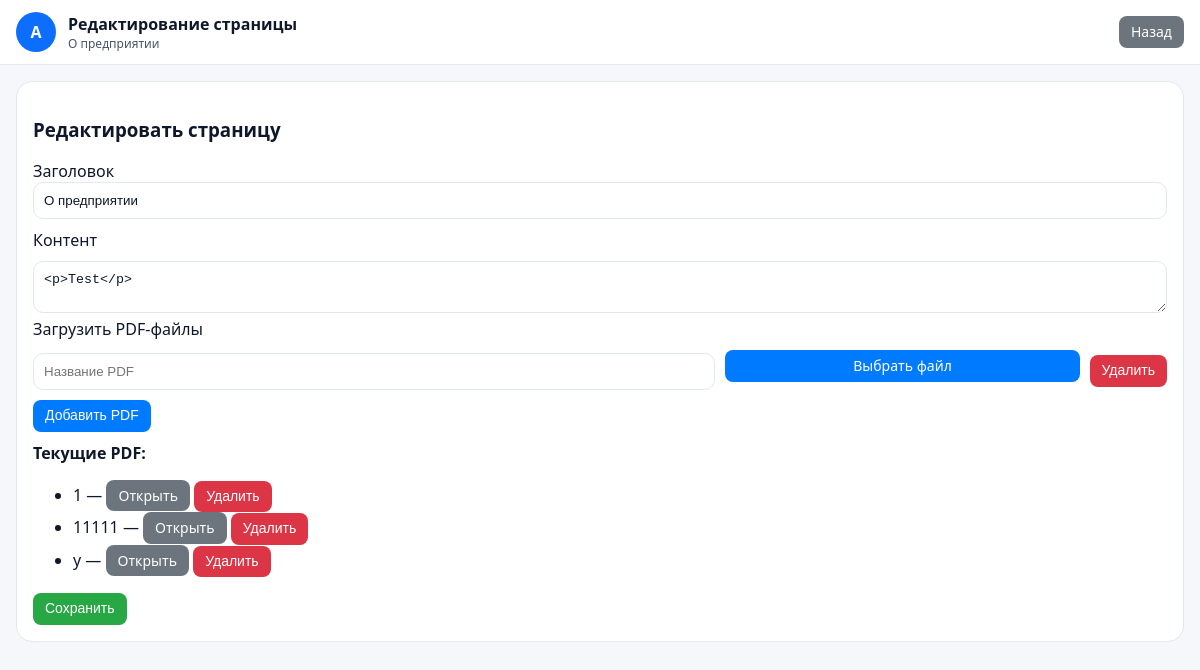
Before: /admin/page/edit/21 (signed in) with the older database file.
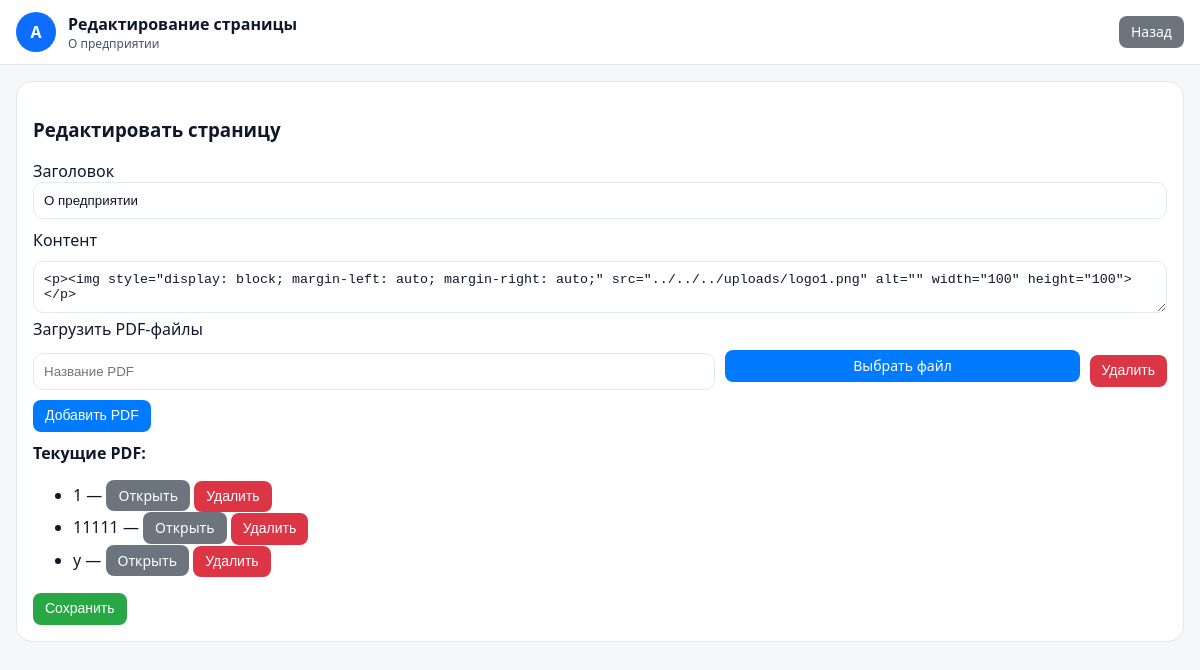
After: the same page with the newer database file.
### tables this page shows
CREATE TABLE pages(
        id INTEGER PRIMARY KEY AUTOINCREMENT,
        title TEXT NOT NULL,
        content TEXT,
        image_path TEXT,
        pdf_path TEXT
    );

CREATE TABLE page_pdfs(
            id INTEGER PRIMARY KEY AUTOINCREMENT,
            page_id INTEGER NOT NULL,
            file_path TEXT NOT NULL,
            title TEXT NOT NULL,
            FOREIGN KEY(page_id) REFERENCES pages(id)
        );

### app.py (the view, shortened to what this page needs)
@app.route("/admin/page/edit/<int:pid>", methods=["GET", "POST"])
def admin_page_edit(pid):
    redir = require_auth()
    if redir: return redir
    conn = db()
    page_row = conn.execute("SELECT * FROM pages WHERE id=?", (pid,)).fetchone()
    if not page_row:
        conn.close()
        return "Страница не найдена", 404
    pdfs = conn.execute("SELECT * FROM page_pdfs WHERE page_id=?", (pid,)).fetchall()
    conn.close()
    return render_template("admin_page_edit.html", page=dict(page_row), pdfs=pdfs)

### app.py (called while the page is built)
def db():
    conn = sqlite3.connect(DB_PATH)
    conn.row_factory = sqlite3.Row
    return conn

@app.context_processor
def inject_theme():
    return {"current_theme": "light"}

def require_auth():
    if not session.get("auth"):
        return redirect(url_for("login"))
    return None

### templates/admin_page_edit.html (shortened to what this page needs)
{% extends 'base.html' %}
{% block body %}
<header class="topbar">
  <div class="brand">
    <div class="logo-circle">A</div>
    <div class="org">
      <div class="org-title">Редактирование страницы</div>
      <div class="org-sub">{{ page['title'] }}</div>
    </div>
  </div>
  <a class="btn btn-secondary" href="{{ url_for('admin') }}">Назад</a>
</header>
<main class="admin-main">
  <section class="card">
    <h3>Редактировать страницу</h3>
    <form class="form" id="adminForm" action="{{ url_for('admin_page_edit', pid=page['id']) }}" method="post" enctype="multipart/form-data">
      <label>Заголовок
        <input name="title" value="{{ page['title'] }}" required>
      </label>
      <label>Контент</label>
      <textarea id="content" name="content">{{ page['content'] or '' }}</textarea>
      <label>Загрузить PDF-файлы</label>
      <div id="pdfUploads">
        <div class="pdf-upload">
          <input type="text" name="pdf_titles[]" placeholder="Название PDF" class="pdf-title-input">
          <label class="btn btn-primary custom-file-label">
            Выбрать файл
          </label>
          <button type="button" class="btn btn-danger" onclick="removePdfField(this)">Удалить</button>
        </div>
      </div>
      <button type="button" class="btn btn-primary" id="addPdfBtn">Добавить PDF</button>
      {% if pdfs %}
        <div style="margin-top:10px;">
          <strong>Текущие PDF:</strong>
          <ul id="existingPdfs">
            {% for pdf in pdfs %}
              <li data-pdf-id="{{ pdf['id'] }}">
                {{ pdf['title'] }} —
                <a class="btn btn-secondary" href="{{ url_for('uploads', filename=pdf['file_path']) }}" target="_blank">Открыть</a>
                <button type="button" class="btn btn-danger delete-existing-pdf">Удалить</button>
              </li>
            {% endfor %}
          </ul>
        </div>
      {% else %}
        <div style="margin-top:5px; color:#888;">PDF отсутствует</div>
      {% endif %}
      <button class="btn btn-success" type="submit">Сохранить</button>
    </form>
  </section>
</main>
{% endblock %}

### templates/base.html (shortened to what this page needs)
<!DOCTYPE html>
<html lang="ru" data-theme="{{ current_theme }}">
<head>
  <link rel="stylesheet" href="{{ url_for('static', filename='css/theme.css') }}">
</head>
<body class="theme-{{ current_theme }}">
  {% block body %}{% endblock %}
</body>
</html>

### static/css/theme.css (style rules this page uses)
:root { --bg: #f5f7fb; --fg: #0f172a; --muted: #475569; --card: #ffffff; --primary: #0d6efd; --border: #e2e8f0; }
* { box-sizing: border-box; }
html, body { height: 100%; }
body { margin: 0; background: var(--bg); color: var(--fg); font-family: system-ui, -apple-system, Segoe UI, Roboto, Arial, sans-serif; }
.topbar, .bottombar { display: flex; align-items: center; gap: 12px; padding: 12px 16px; border-bottom: 1px solid var(--border); background: var(--card); }
.brand { display: flex; align-items: center; gap: 12px; }
.logo-circle { width: 40px; height: 40px; border-radius: 50%; background: var(--primary); color: #fff; display:flex; align-items:center; justify-content:center; font-weight: 700; }
.org-title { font-weight: 700; }
.org-sub { color: var(--muted); font-size: 12px; }
.btn, .btn-outline { padding: 8px 14px; border-radius: 10px; text-decoration: none; display: inline-flex; align-items: center; gap: 8px; }
.btn { background: var(--primary); color: white; border: none; }
.admin-main { padding: 16px; display: grid; gap: 16px; }
.card { background: var(--card); border: 1px solid var(--border); border-radius: 16px; padding: 16px; }
.form label { display:block; margin-bottom: 10px; }
.form input, .form textarea, .form select { width: 100%; padding: 10px; border: 1px solid var(--border); border-radius: 10px; background: transparent; color: var(--fg); }

### templates/admin_page_edit.html (style rules this page uses)
.pdf-upload { display:flex; gap:10px; margin-bottom:8px; align-items:center; }
.pdf-title-input { flex:2; }
.custom-file-label { flex:1; cursor:pointer; text-align:center; }
.btn { display:inline-block; padding:6px 12px; font-size:14px; line-height:1.4; border-radius:8px; border:none; text-decoration:none; text-align:center; cursor:pointer; transition:background 0.2s; }
.btn-primary { background:#007bff; color:white; }
.btn-secondary { background:#6c757d; color:white; }
.btn-danger { background:#dc3545; color:white; }
.btn-success { background:#28a745; color:white; }
#existingPdfs .btn.btn-secondary { padding:6px 12px; font-size:14px; }

Changed rows visible on the page:
changed pages "О предприятии": content "<p>Test</p>" → "<p><img style=\"display: block; margin-left: auto; margin-right: auto;\" src=\"../../../uploads/logo1.png\" alt=\"\" width=\"100\" height=\"100\"></p>"
